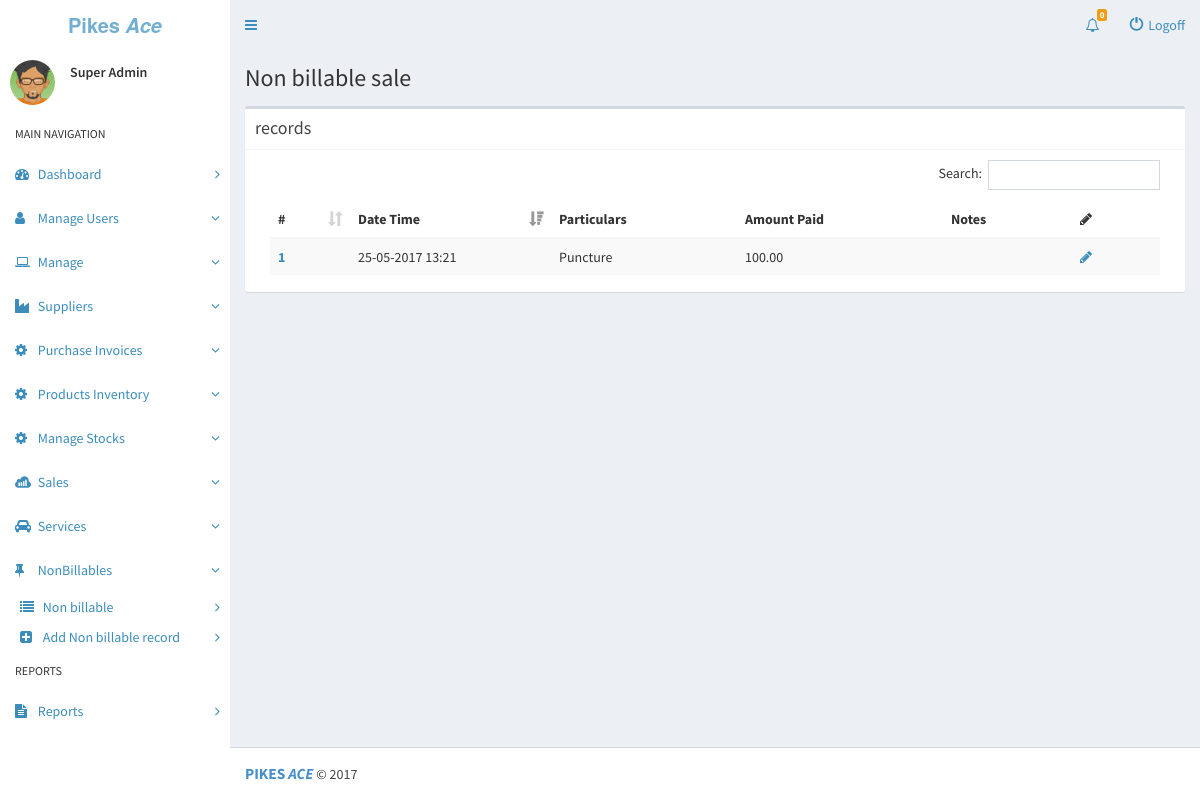
Screenshot of /pages/php/nonbillable.php (signed in) with the database file from the repository.
### tables this page shows
CREATE TABLE IF NOT EXISTS `role` (
  `RoleID` int(11) NOT NULL AUTO_INCREMENT,
  `RoleName` varchar(20) DEFAULT NULL,
  PRIMARY KEY (`RoleID`)
);

CREATE TABLE IF NOT EXISTS `nonbillable` (
  `RecordID` int(11) NOT NULL AUTO_INCREMENT,
  `RecordDate` datetime NOT NULL,
  `Perticulars` varchar(255) NOT NULL,
  `AmountPaid` decimal(19,2) NOT NULL DEFAULT '0.00',
  `Notes` varchar(255) NOT NULL,
  `UserID` int(11) NOT NULL,
  PRIMARY KEY (`RecordID`)
);

### pages/php/nonbillable.php (the view, shortened to what this page needs)
<?php
require '_core.php';
if(isLogin())
{
require '_header.php';
?>
<div class="content-wrapper">
  <section class="content-header" id="MainEventInfo" >
    <h1>
      <div>Non billable sale
    </h1>
  </section>
  <section class="content">
    <div class="box">
      <div class="box-header with-border">
        <h3 class="box-title">records</h3>
      </div>
      <div class="box-body">
      <div class="table-responsive col-sm-12" >
          <table id="nonbillableTable" class="table table-striped table-hover" >
            <thead>
              <tr>
                <th>#</th>
                <th>Date Time</th>
                <th>Particulars</th>
                <th>Amount Paid</th>
                <th>Notes</th>
                <th><i class="fa fa-pencil" aria-hidden="true"></i></th>
              </tr>
            </thead>
            <tbody>
              <?php
                $i = 0;
                $nonbillables = GetNonBillables();
                while ($nonbillable = mysql_fetch_assoc($nonbillables)) {
                  ?>
                  <tr>
                    <th><?php echo '<a href="addnonbillable.php?id='.$nonbillable['RecordID'].'">' . $i+=1  . '</a>'; ?></th>
                    <td>
                      <?php
                        $date = date_create($nonbillable['RecordDate']);
                        echo date_format($date, 'd-m-Y H:i');
                      ?>
                    </td>
                    <td><?php echo $nonbillable['Perticulars']; ?></td>
                    <td><?php echo $nonbillable['AmountPaid'] ?></td>
                    <td><?php echo $nonbillable['Notes']; ?></td>
                    <td><?php echo '<a href="addnonbillable.php?id='.$nonbillable['RecordID'].'"  onclick="return DelConfirm();" class=""><i class="fa fa-pencil" aria-hidden="true"></i></a>'; ?></td>
                  </tr>
                  <?php
                }
              ?>
            </tbody>
          </table>
      </div>
      </div>
    </div>
  </section>
</div>
<?php
require '_footer.php';
}
else
{
  header('Location: ../../index.php');
}
?>

### pages/php/_core.php (shortened to what this page needs)
<?php
function isLogin() {
  if(isset($_SESSION['userName']) && !empty($_SESSION['userName'])) {
    return true;
  } else {
    return false;
  }
}
function getUserRole() {
  if(isset($_SESSION['userName']) && !empty($_SESSION['userName'])) {
    $userName = $_SESSION['userName'];
    $GetRoleName = mysql_query("SELECT r.RoleName FROM user u JOIN role r ON u.RoleID = r.RoleID WHERE u.Name = '$userName' ");
    if(mysql_num_rows($GetRoleName)==1) {
        $RoleName = mysql_fetch_assoc($GetRoleName);
        echo $RoleName['RoleName'];
    } else {
      echo "null";
    }
  } else {
    echo 'No User';
  }
}
function GetNonBillables() {
  if($getNonBillablesList = mysql_query("SELECT * FROM `nonbillable`")) {
    if(mysql_num_rows($getNonBillablesList) >= 1) {
      return $getNonBillablesList;
    }
  } else {
    return false;
  }
}
?>

### rows the page displays
role: RoleName "Super Admin"
nonbillable: RecordDate "25-05-2017 13:21", Perticulars "Puncture", AmountPaid "100.00"
